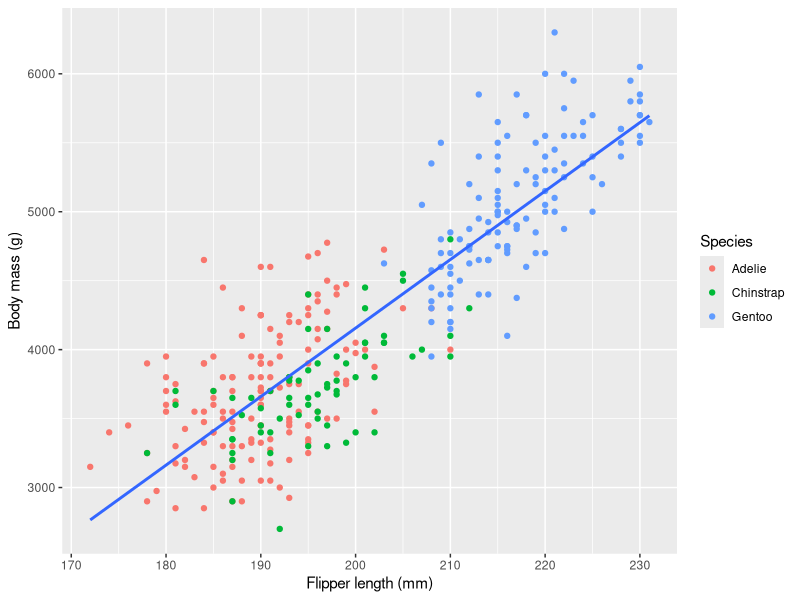

The R script that drew this image:
# Chapter 1: Data visualization

library(tidyverse)
library(palmerpenguins)

ggplot(penguins, aes(flipper_length_mm, body_mass_g)) +
  geom_point(aes(color = species), na.rm = TRUE) +
  geom_smooth(method = "lm", se = FALSE, na.rm = TRUE) +
  labs(x = "Flipper length (mm)", y = "Body mass (g)", color = "Species")
